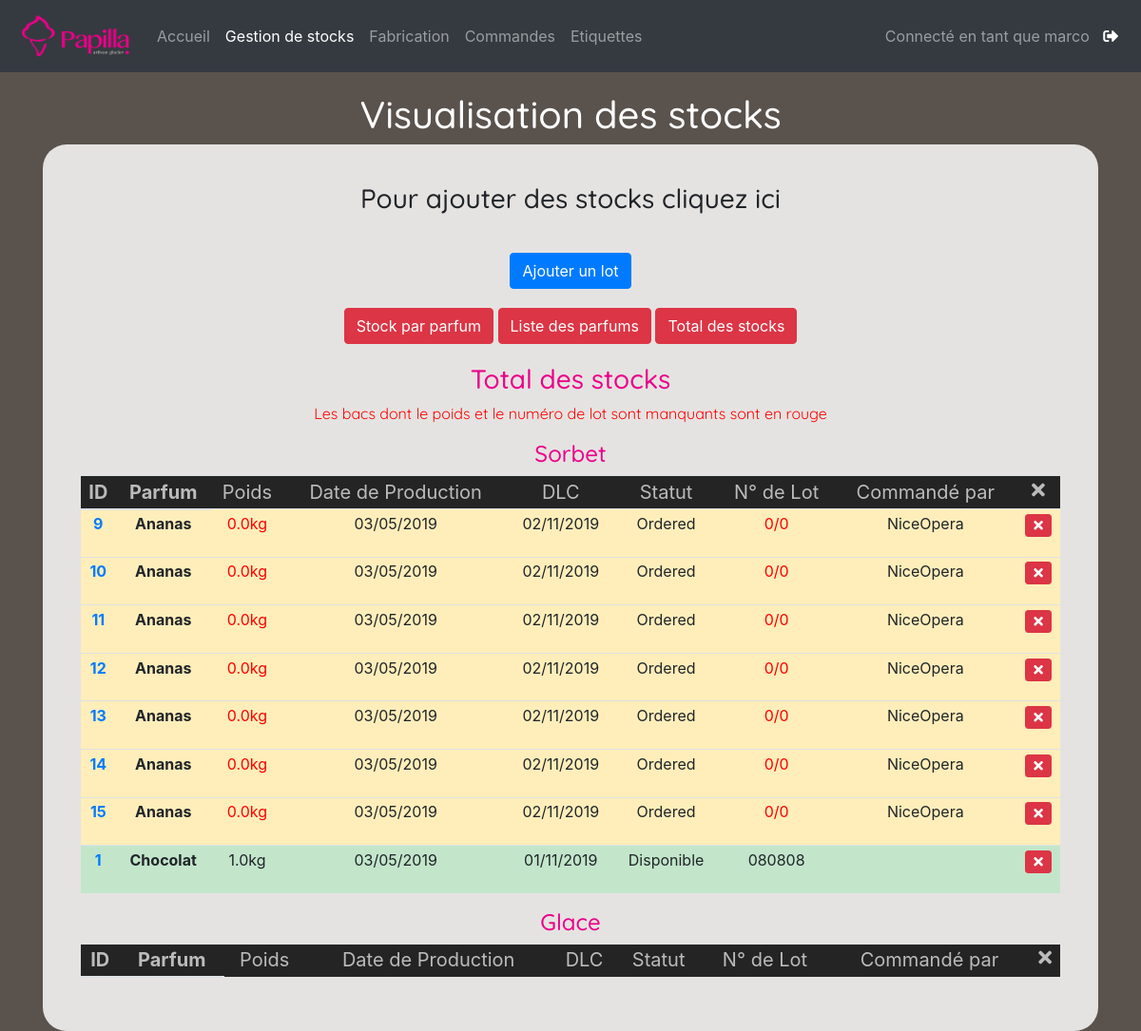
Screenshot of /stocks (signed in) with the database file from the repository.
### Stock/models.py (models this page shows, shortened)
class Glace(models.Model):
    parfum_text = models.CharField(max_length=50)
    parfum_id = models.IntegerField(default=0)
    poids = models.FloatField(default=0)
    date_prod = models.DateField('date de production')
    date_dlc = models.DateField('date limite de consommation', default=timezone.now)
    no_lot = models.CharField(max_length=50)
    status = models.CharField(max_length = 20, default = "Disponible")
    franchise_name = models.CharField(max_length = 100, default = "None")
    commande_time = models.DateTimeField(default=timezone.now)

### Stock/views.py (the view, shortened to what this page needs)
# urls.py: path('stocks', views.stocks, name='stocks'),
@user_passes_test(lambda u: u.is_superuser)
def stocks(request):
    form = formset_factory(ProdForm, extra=1)
    formset = form()
    parfum_BDD = Parfum.objects.all()
    glace_BDD = Glace.objects
    franchise_BDD = User.objects.filter(groups__name='Franchises')
    form4 = ProdForm()
    context = {
        'glace_BDD' : glace_BDD.order_by('parfum_text','poids','date_prod'),
        'parfum_BDD' : parfum_BDD.order_by('parfum_text'),
        'franchise_BDD' : franchise_BDD,
        'form' : formset,
        'form4':form4,
    }
    return render(request, 'Stock/stocks.html', context)

### Stock/models.py (called while the page is built)
    def __str__(self):
        return self.parfum_text

### Stock/templatetags/extra.py (called while the page is built)
@register.filter
def in_category(things, category):
    return things.filter(parfum_id=int(category))

@register.filter
def count_in_stock(things,category):
    return things.filter(parfum_id=int(category)).exclude(status = 'Todo').count()

@register.filter
def count_disponible(things,category):
    return things.filter(parfum_id=int(category), status='Disponible').count()

@register.filter
def count_todo2(things,category):
    return things.filter(parfum_id=int(category), status='Todo').count()

### Stock/templates/Stock/stocks.html (shortened to what this page needs)
<html>
{% load extra %}
{% load static %}
<link rel="stylesheet" href="https://stackpath.bootstrapcdn.com/bootstrap/4.2.1/css/bootstrap.min.css"
>
<link rel="stylesheet" type="text/css" href="{% static 'Stock/style.css' %}">
<link rel="stylesheet" href="https://use.fontawesome.com/releases/v5.6.3/css/all.css"
>
<header>
  <nav class="navbar fixed-top navbar-expand-lg navbar-dark bg-dark">
    <a class="navbar-brand" href="#"><img src="/static/images/transpa.png" width="125" height="50" alt=""></a>
    <div class="collapse navbar-collapse" id="navbarText">
      <ul class="navbar-nav mr-auto">
        <li class="nav-item">
          <a class="nav-link" href="/accueil">Accueil</a>
        </li>
        <li class="nav-item active">
          <a class="nav-link" href="/stocks">Gestion de stocks<span class="sr-only">(current)</span></a>
        </li>
        <li class="nav-item">
          <a class="nav-link" href="/fabrication">Fabrication</a>
        </li>
        <li class="nav-item">
          <a class="nav-link" href="/commandes">Commandes</a>
        </li>
        <li class="nav-item">
          <a class="nav-link" href="/etiquettes">Etiquettes</a>
        </li>
      </ul>
      <div class="navbar-nav ml-auto p-2">
        {% if user.is_authenticated %}
        <span class="navbar-text">
          Connecté en tant que {{ user.username }}
          <a class="logout-ic" href="{% url 'logout' %}" style="padding-left:10px">
            <i class="fas fa-sign-out-alt" style="color:white"></i>
          </a>
        </span>
        {% endif %}
      </div>
    </div>
  </nav>
</header>
<body>
  <section class="container">
    <h1 style="text-align:center; color:white; font-family: 'Quicksand', sans-serif; padding-top:20px;"> Visualisation
      des stocks</h2>
      <section class="container" style="background-color:rgb(229,227,225); border-radius:25px; padding: 40px">
        <div class="row" style="">
          <div class="col-md-12  ">
            <h3 style="text-align:center; font-family: 'Quicksand'; margin-bottom: 40px"> Pour ajouter des stocks
              cliquez ici</h3>
            {% load crispy_forms_tags %}
            <div class="text-center">
              <button type="button" class="btn btn-primary" data-toggle="modal" data-target="#lotModal">Ajouter un
                lot</button>
            </div>
            <div id="myGroup">
              <div style="text-align:center; margin : 20px">
                  <button class="btn btn-danger dropdown" data-toggle="collapse" data-target="#stock"> Stock par parfum  </button>
                  <button class="btn btn-danger dropdown" data-toggle="collapse" data-target="#liste"> Liste des parfums </button>
                  <button class="btn btn-danger dropdown" data-toggle="collapse" data-target="#total"> Total des stocks </button>
              </div>
              <div class="accordion-group">
              <div class="collapse indent show" id="total" data-parent="#myGroup">
                <h3 style="text-align:center; font-family: 'Quicksand', sans-serif; color : #EB008A"> Total des stocks
                </h3>
                <p style="text-align:center; font-family: 'Quicksand', sans-serif; color : red"> Les bacs dont le poids
                  et
                  le
                  numéro de lot sont manquants sont en rouge</p>
                <h4 style="text-align:center; font-family: 'Quicksand', sans-serif; color : #EB008A"> Sorbet </h4>
                <table id="s2" class="table table-sm table-striped">
                  <thead>
                    <tr>
                      <th scope="col" style="text-align:center" class="tabHeaderStyle">ID</th>
                      <th scope="col" style="text-align:center" class="tabHeaderStyle">Parfum</th>
                      <td style="text-align:center" class="tabHeaderStyle">Poids</th>
                      <td style="text-align:center" class="tabHeaderStyle">Date de Production</th>
                      <td style="text-align:center" class="tabHeaderStyle">DLC</th>
                      <td style="text-align:center" class="tabHeaderStyle">Statut</th>
                      <td style="text-align:center" class="tabHeaderStyle">N° de Lot</th>
                      <td style="text-align:center" class="tabHeaderStyle">Commandé par</th>
                      <td style="text-align:center" class="tabHeaderStyle"><i class="fas fa-times"></td>
                    </tr>
                  </thead>
                  <tbody>
                    {% for parfum in parfum_BDD %}
                    {% if parfum.sorbet == True%}
                    {% for g in glace_BDD|in_category:parfum.id %}
                    {% if g.status == 'Ordered' or g.status == 'Disponible'%}
                    <tr>
                      <th style="text-align:center" scope="row" {% if g.status == 'Todo'%} class='table-danger'
                        {% elif g.status == 'Ordered' %} class='table-warning' {% else %} class='table-success'
                        {% endif %}>
                        <a href='admin/Stock/glace/{{g.id}}/change/' target="_blank">{{g.id}}</a></th>
                      <th style="text-align:center" scope="row" {% if g.status == 'Todo'%} class='table-danger'
                        {% elif g.status == 'Ordered' %} class='table-warning' {% else %} class='table-success'
                        {% endif %}>
                        {{g.parfum_text}}</th>
                      <td style="text-align:center; {% if g.poids == 0 %}color:red{% endif %}"
                        {% if g.status == 'Todo'%} class='table-danger' {% elif g.status == 'Ordered' %}
                        class='table-warning' {% else %} class='table-success' {% endif %}>
                        {{g.poids}}kg</td>
                      <td style="text-align:center" {% if g.status == 'Todo'%} class='table-danger'
                        {% elif g.status == 'Ordered' %} class='table-warning' {% else %} class='table-success'
                        {% endif %}>
                        {{g.date_prod | date:'d/m/Y'}}</td>
                      <td style="text-align:center" {% if g.status == 'Todo'%} class='table-danger'
                        {% elif g.status == 'Ordered' %} class='table-warning' {% else %} class='table-success'
                        {% endif %}>
                        {{g.date_dlc | date:'d/m/Y'}}</td>
                      <td style="text-align:center" {% if g.status == 'Todo'%} class='table-danger'
                        {% elif g.status == 'Ordered' %} class='table-warning' {% else %} class='table-success'
                        {% endif %}>
                        {{g.status }}</td>
                      <td style="text-align:center; {% if g.poids == 0 %}color:red{% endif %}"
                        {% if g.status == 'Todo'%} class='table-danger' {% elif g.status == 'Ordered' %}
                        class='table-warning' {% else %} class='table-success' {% endif %}>
                        {{g.no_lot }}</td>
                      <td style="text-align:center" {% if g.status == 'Todo'%} class='table-danger'
                        {% elif g.status == 'Ordered' %} class='table-warning' {% else %} class='table-success'
                        {% endif %}>
                        {% if g.status == "Ordered"%}{{ g.franchise_name }}{% endif %}</td>
                      <td style="text-align:center" {% if g.status == 'Todo'%} class='table-danger'
                        {% elif g.status == 'Ordered' %} class='table-warning' {% else %} class='table-success'
                        {% endif %}>
                        <form action="{% url 'delete_stock' g.id %}" method="post">
                          <button type="submit" class="btn btn-danger btn-sm" onClick="window.location.reload()"><i
                              class="fas fa-times"></i></button>
                        </form>
                      </td>
                    </tr>
                    {% endif %}
                    {% endfor %}
                    {% endif %}
                    {% endfor %}
                  </tbody>
                </table>
                <h4 style="text-align:center; font-family: 'Quicksand', sans-serif; color : #EB008A"> Glace </h4>
                <table id="s2" class="table table-sm table-striped">
                  <thead>
                    <tr>
                      <th scope="col" style="text-align:center" class="tabHeaderStyle">ID</th>
                      <th scope="col" style="text-align:center" class="tabHeaderStyle">Parfum</th>
                      <td style="text-align:center" class="tabHeaderStyle">Poids</th>
                      <td style="text-align:center" class="tabHeaderStyle">Date de Production</th>
                      <td style="text-align:center" class="tabHeaderStyle">DLC</th>
                      <td style="text-align:center" class="tabHeaderStyle">Statut</th>
                      <td style="text-align:center" class="tabHeaderStyle">N° de Lot</th>
                      <td style="text-align:center" class="tabHeaderStyle">Commandé par</th>
                      <td style="text-align:center" class="tabHeaderStyle"><i class="fas fa-times"></td>
                    </tr>
                  </thead>
                </table>
              </div>
            </div>
          </div>
      </section>
  </section>
</body>
</html>

### Stock/static/Stock/style.css (style rules this page uses)
html { scroll-behavior: smooth; }
body { margin-top:76px; background-color:rgb(89,82,77); }
.tabHeaderStyle { color:rgb(187, 187, 187); font-size : 20px; background-color: rgb(36, 36, 36); vertical-align : middle; text-align: center; }

### rows the page displays
Glace: id "9", parfum_text "Ananas", poids "0.0", date_prod "03/05/2019", date_dlc "02/11/2019", status "Ordered", no_lot "0/0", franchise_name "NiceOpera"
Glace: id "10", parfum_text "Ananas", poids "0.0", date_prod "03/05/2019", date_dlc "02/11/2019", status "Ordered", no_lot "0/0", franchise_name "NiceOpera"
Glace: id "11", parfum_text "Ananas", poids "0.0", date_prod "03/05/2019", date_dlc "02/11/2019", status "Ordered", no_lot "0/0", franchise_name "NiceOpera"
Glace: id "12", parfum_text "Ananas", poids "0.0", date_prod "03/05/2019", date_dlc "02/11/2019", status "Ordered", no_lot "0/0", franchise_name "NiceOpera"
Glace: id "13", parfum_text "Ananas", poids "0.0", date_prod "03/05/2019", date_dlc "02/11/2019", status "Ordered", no_lot "0/0", franchise_name "NiceOpera"
Glace: id "14", parfum_text "Ananas", poids "0.0", date_prod "03/05/2019"

### other values shown
{{ user.username }} "marco"
